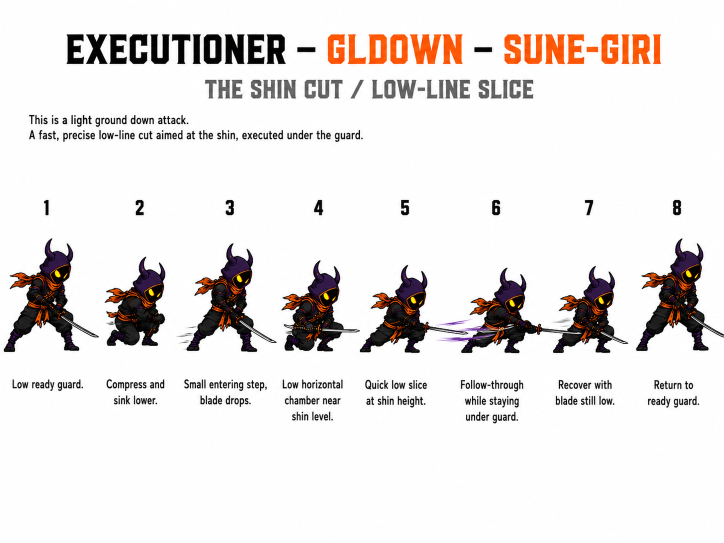
#> input picture RECOVERY/executioner-horned-aug21/exec-GLDOWN-sune-giri-8f.png, 1448 x 1086 px, found by its file name (shown at 1/2 size)
$ python fix_gldown_b8.py
#> lines starting #> are read from the running program, lines starting #| are printed output that depends on the picture; after the words box and inside, x2 and y2 are one past the last pixel; in counts of white or black regions, pixels touching at a corner belong together
#!/usr/bin/env python3
"""GLDOWN beat 8: the katana ran off the right edge of the board.

Beat 8 ("Return to ready guard") is the same drawing as beat 1 ("Low ready
guard") — 89.3% IoU on the ink mask at dx=1262, dy=0, and 477 fewer pixels,
which is exactly the tail the canvas cut. So the tip is not invented: it is
lifted from beat 1, which carries the same blade at the same scale, and the
canvas is grown to hold it.

⛔ Every original pixel stays byte-identical. The board only gains paper on
the right plus the 12 columns of blade that were always drawn.
"""
import numpy as np
from PIL import Image
from scipy import ndimage

SRC = "RECOVERY/executioner-horned-aug21/exec-GLDOWN-sune-giri-8f.png"
DST = "RECOVERY/executioner-horned-aug21/exec-GLDOWN-sune-giri-8f-FIXED.png"
PAD = 24                      # paper past the reconstructed tip
DX, DY_BODY = 1262, 0

a = np.asarray(Image.open(SRC).convert("RGB")).astype(int)
H, W, _ = a.shape
#> H = 1086; W = 1448
ink = a.max(2) < 246
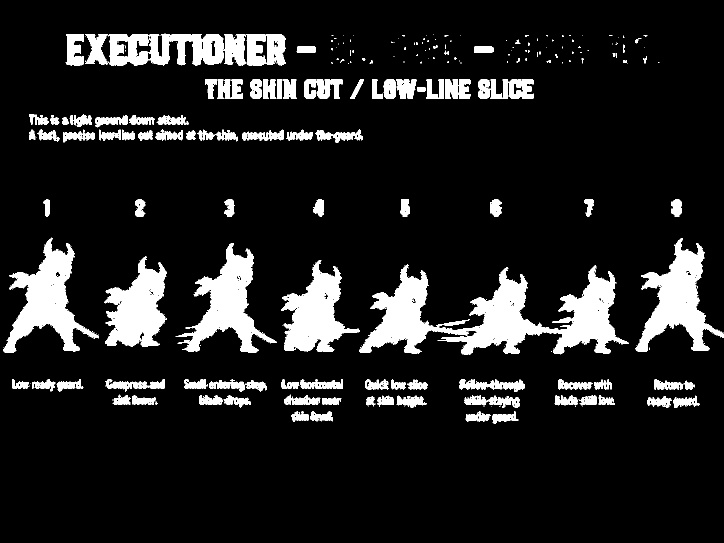
#> ink: shape (1086, 1448) bool (shown at 1/2 size); 11.7% white; 1020 white regions (808 under 20 px), largest, box (x1, y1, x2, y2) and area: (719, 529, 1257, 708) 37804, (7, 476, 198, 706) 15996, (1272, 476, 1448, 703) 15519
lab, n = ndimage.label(ink, np.ones((3, 3), bool))
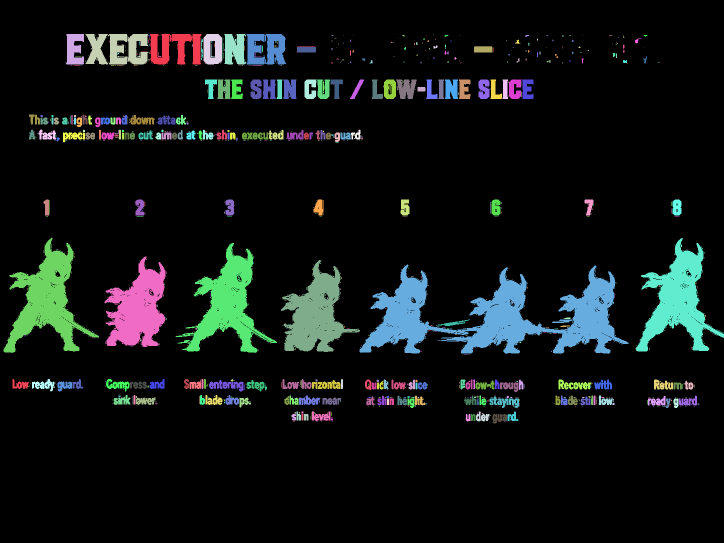
#> lab: shape (1086, 1448) int32 (shown at 1/2 size); 1021 distinct labels, from 0 to 1020; one colour per label, 0 black
#> n = 1020
sizes = ndimage.sum(ink, lab, range(1, n + 1))
#> sizes = 1020 values, max 37804 at index 495, min 1 at index 7, mean 179.9
# beat 1 and beat 8 are the leftmost and rightmost big figure components
big = [i + 1 for i in np.argsort(sizes)[::-1][:8]]
#> big = [496, 464, 465, 467, 489, 487, 3, 1]
def xmid(c):
    xs = np.where(lab == c)[1]; return (xs.min() + xs.max()) / 2
b1 = min(big, key=xmid); b8 = max(big, key=xmid)
#> after `b1 = min(big, key=xmid)`: b1 = 464
#> after `b8 = max(big, key=xmid)`: b8 = 465
m1, m8 = lab == b1, lab == b8
#> m1: shape (1086, 1448) bool; 1% white; 1 white region, box (x1, y1, x2, y2) and area: (7, 476, 198, 706) 15996
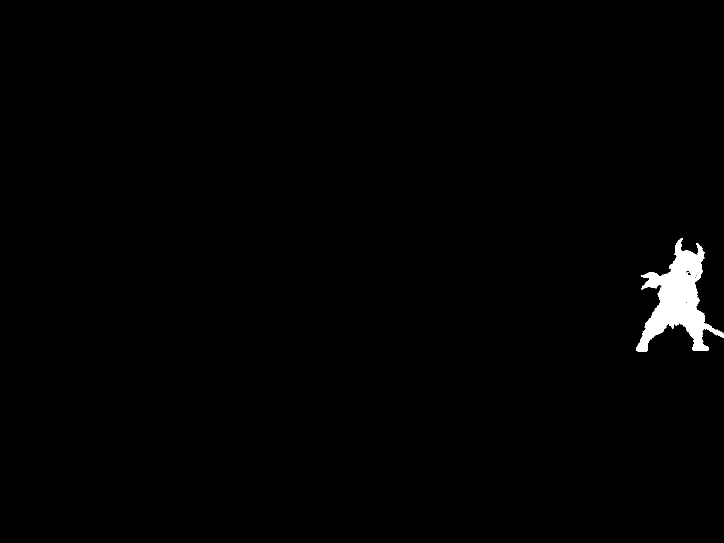
#> m8: shape (1086, 1448) bool (shown at 1/2 size); 0.99% white; 1 white region, box (x1, y1, x2, y2) and area: (1272, 476, 1448, 703) 15519

# the blade sits 2px lower in beat 8 than the body offset — solve it on the
# blade's own columns rather than assuming the body's dy carries.
def seam_err(dy):
#> called with dy = -4
    e = 0
    for x in range(1428, 1448):
        y8 = np.where(m8[:, x])[0]; y1 = np.where(m1[:, x - DX])[0]
        if len(y8) and len(y1):
            e += abs((y1.min() + dy) - y8.min()) + abs((y1.max() + dy) - y8.max())
#> this loop made 20 passes
#> (y8, y1, e) on passes 1 to 5: ([658, 659, 660, 661, 662, 663, 664, 665, 666], [653, 655, 656, 657, 658, 659, 660, 661, 662, 663, 666], 13), ([658, 659, 660, 661, 662, 663, 664, 665, 666, 668], [656, 657, 658, 659, 660, 661, 662, 663, 664, 666], 25), ([659, 660, 661, 662, 663, 664, 665, 666, 667, 669], [654, 656, 657, 658, 659, 660, 661, 662, 663, 664, 665, 667], 40), ([660, 661, 662, 663, 664, 665, 666, 667, 669], [655, 657, 658, 659, 660, 661, 662, 663, 664, 665, 667], 55), ([660, 661, 662, 663, 664, 665, 666, 667, 668, 670], [657, 658, 659, 660, 661, 662, 663, 664, 665, 666], 70)
#> after the loop, e = 233
    return e
DY = min(range(-4, 5), key=seam_err)
#> the loop in seam_err (call 2), `for x in range(1428, 1448):` made 20 passes
#> (y8, y1, e) on passes 1 to 5: ([658, 659, 660, 661, 662, 663, 664, 665, 666], [653, 655, 656, 657, 658, 659, 660, 661, 662, 663, 666], 11), ([658, 659, 660, 661, 662, 663, 664, 665, 666, 668], [656, 657, 658, 659, 660, 661, 662, 663, 664, 666], 21), ([659, 660, 661, 662, 663, 664, 665, 666, 667, 669], [654, 656, 657, 658, 659, 660, 661, 662, 663, 664, 665, 667], 34), ([660, 661, 662, 663, 664, 665, 666, 667, 669], [655, 657, 658, 659, 660, 661, 662, 663, 664, 665, 667], 47), ([660, 661, 662, 663, 664, 665, 666, 667, 668, 670], [657, 658, 659, 660, 661, 662, 663, 664, 665, 666], 60)
#> DY = 2
assert seam_err(DY) < seam_err(DY_BODY) or DY == DY_BODY
print(f"blade dy = {DY} (seam error {seam_err(DY)} vs {seam_err(DY_BODY)} at the body's dy)")
#| blade dy = 2 (seam error 41 vs 75 at the body's dy)

# the tail: every beat-1 column that maps past the old right edge
tail_x1 = [x for x in range(W) if m1[:, x].any() and x + DX >= W]
assert tail_x1, "nothing was clipped — wrong board?"
x1a, x1b = min(tail_x1), max(tail_x1)
ty = np.where(m1[:, x1a:x1b + 1].any(1))[0]
y0, y1 = ty.min() + DY, ty.max() + DY
print(f"reconstructing beat-1 columns {x1a}-{x1b} -> {x1a+DX}-{x1b+DX}, rows {y0}-{y1}")
#| reconstructing beat-1 columns 186-197 -> 1448-1459, rows 667-676

# ⛔ the tail must be the ONLY ink in that source rectangle, or the paste drags
# a speed line or a caption glyph across with it. The tip's own anti-alias
# fringe reads 243-245 — under the 246 ink threshold, so 3x3 labelling files it
# as its own component. That is the blade, so the mask is the component grown by
# 2px; anything ink and further out than that is genuinely foreign and aborts.
sub = (slice(ty.min(), ty.max() + 1), slice(x1a, x1b + 1))
near = ndimage.binary_dilation(m1, np.ones((5, 5), bool))
#> near: shape (1086, 1448) bool; 1.2% white; 1 white region, box (x1, y1, x2, y2) and area: (5, 474, 200, 708) 19239
assert (ink[sub] & ~near[sub]).sum() == 0, "foreign ink inside the source rectangle"
tip = ink[sub] & near[sub]
print(f"tip mask {int(tip.sum())} px ({int((tip & ~m1[sub]).sum())} of them the sub-246 fringe)")
#| tip mask 74 px (2 of them the sub-246 fringe)

NW = x1b + DX + 1 + PAD
out = np.full((H, NW, 3), 0, dtype=int)
#> out: shape (1086, 1484, 3) int64; every value is 0
out[:, :W] = a
# Fill the new columns with the board's OWN paper grain, tiled from a block
# proven clean — not from the strip beside the old edge. That strip reads as
# paper (>=246) but carries the figure's 247-252 anti-alias halo, and copying it
# printed a ghost of beat 8 standing in the margin.
NEW = NW - W
clean = None
for py in range(0, H - 80, 10):
    blk = a[py:py + 80, W - NEW - 8:W - 8]
    if blk.min() >= 252:
        clean = blk; break
assert clean is not None, "no clean paper block on this board"
tile = np.tile(clean, (H // clean.shape[0] + 1, 1, 1))[:H]
out[:, W:] = tile
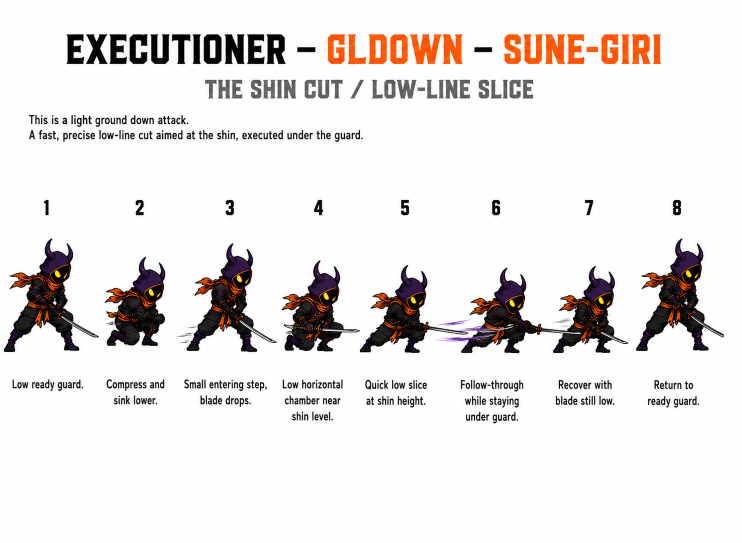
#> out: shape (1086, 1484, 3) int64 (shown at 1/2 size); mean of channels 0, 1, 2 233.4, 229.8, 228.8; drawn as R, G, B
assert out[:, W:].min() >= 252, "the paper fill is not paper"

paste = a[sub]
pm = tip
sl = out[y0:y1 + 1, x1a + DX:x1b + DX + 1]
sl[pm] = paste[pm]
out[y0:y1 + 1, x1a + DX:x1b + DX + 1] = sl

res = np.clip(out, 0, 255).astype(np.uint8)
assert (res[:, :W] == a.astype(np.uint8)).all(), "an original pixel moved"
Image.fromarray(res).save(DST)

chk = np.asarray(Image.open(DST).convert("RGB")).astype(int)
cink = chk.max(2) < 246
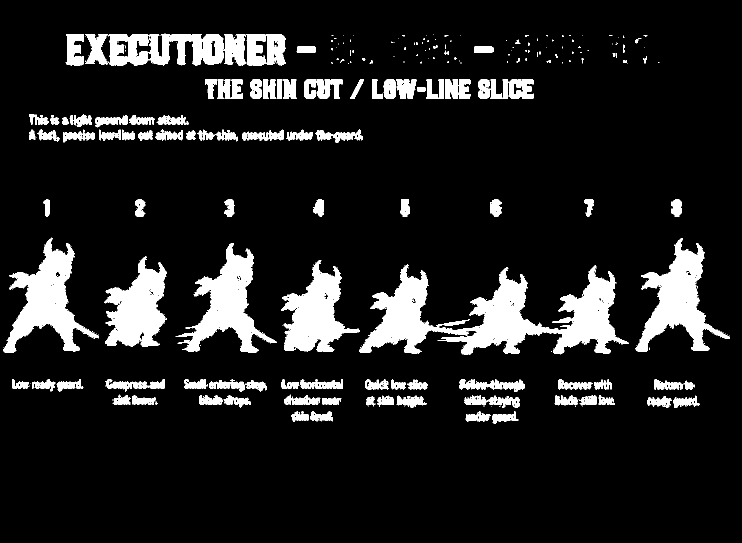
#> cink: shape (1086, 1484) bool (shown at 1/2 size); 11.4% white; 1022 white regions (810 under 20 px), largest, box (x1, y1, x2, y2) and area: (719, 529, 1257, 708) 37804, (7, 476, 198, 706) 15996, (1272, 476, 1460, 703) 15591
clab, _ = ndimage.label(cink, np.ones((3, 3), bool))
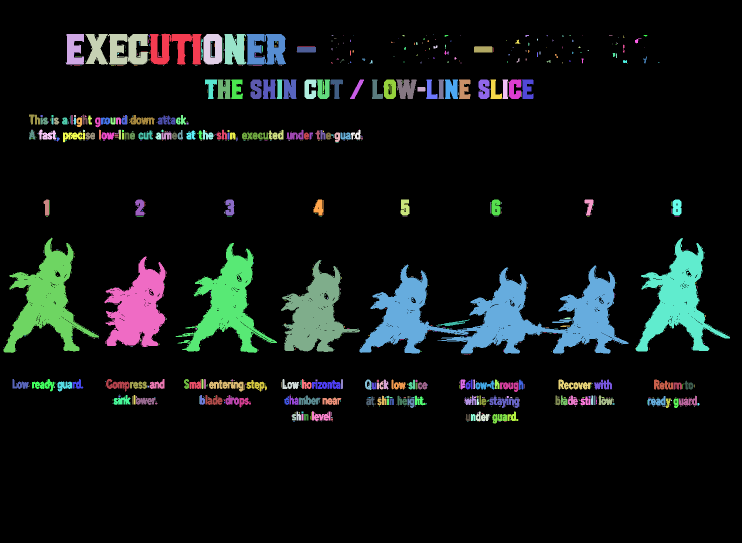
#> clab: shape (1086, 1484) int32 (shown at 1/2 size); 1023 distinct labels, from 0 to 1022; one colour per label, 0 black
cid = clab[y0 + (y1 - y0) // 2, x1a + DX + 2]
assert cid != 0, "the reconstructed tip is not ink"
assert cid == clab[np.where(m8)[0][0], np.where(m8)[1][0]], \
    "the tip did not join beat 8's figure — the seam has a gap"
comp = clab == cid
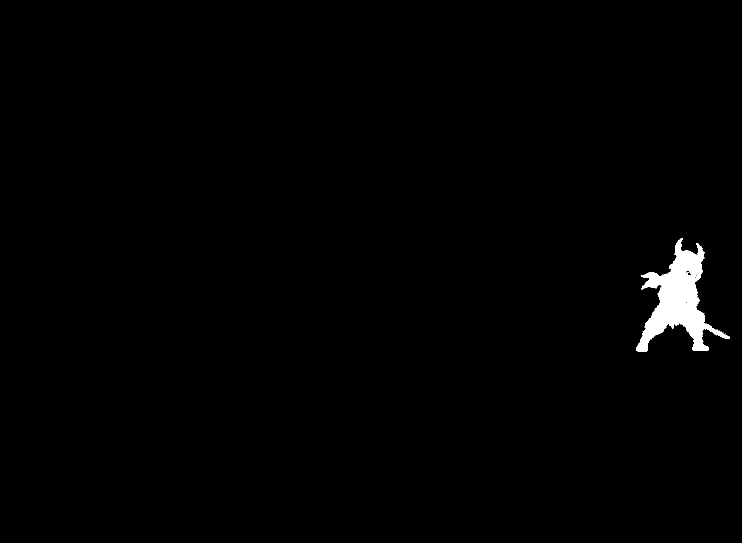
#> comp: shape (1086, 1484) bool (shown at 1/2 size); 0.97% white; 1 white region, box (x1, y1, x2, y2) and area: (1272, 476, 1460, 703) 15591
xs = np.where(comp)[1]
print(f"OK  {SRC} {W}x{H} -> {DST} {NW}x{H}")
#| OK  RECOVERY/executioner-horned-aug21/exec-GLDOWN-sune-giri-8f.png 1448x1086 -> RECOVERY/executioner-horned-aug21/exec-GLDOWN-sune-giri-8f-FIXED.png 1484x1086
print(f"    beat 8 now spans x{xs.min()}-{xs.max()}, {NW - 1 - xs.max()}px of paper to the edge")
#|     beat 8 now spans x1272-1459, 24px of paper to the edge
print(f"    {int(comp.sum())} px (was {int(m8.sum())}, beat 1 has {int(m1.sum())})")
#|     15591 px (was 15519, beat 1 has 15996)
